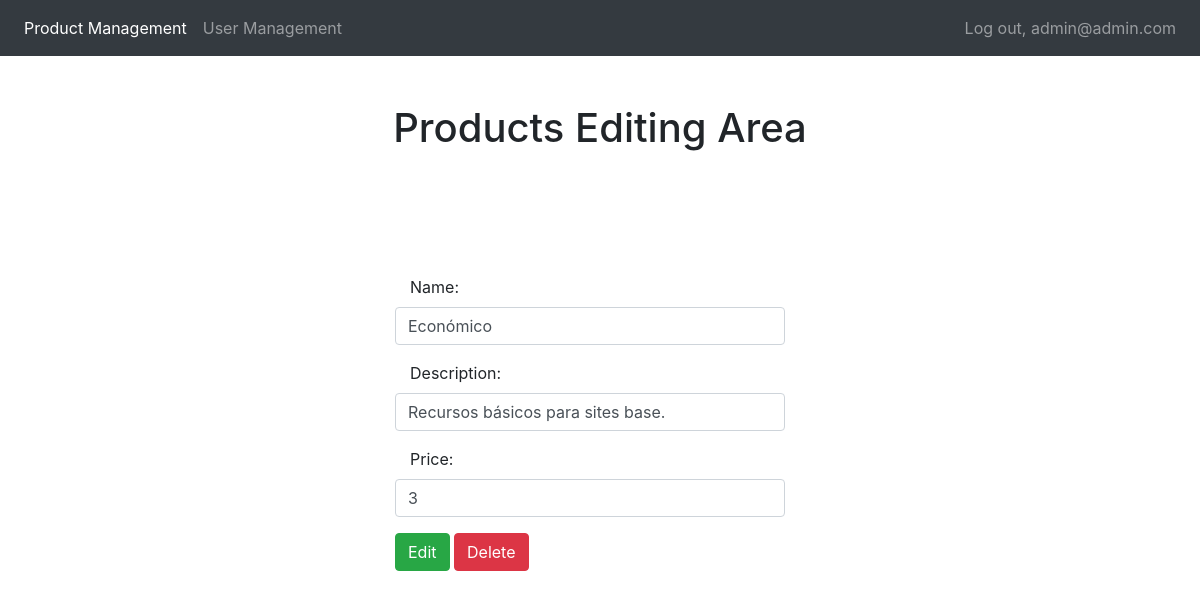
/admin/editProduct.php?id=27 (signed in), run on the app's committed database.
### tables this page shows
CREATE TABLE `products` (
  `idProd` int(50) NOT NULL,
  `nameProd` varchar(50) NOT NULL,
  `descriptionProd` text NOT NULL,
  `priceProd` int(50) NOT NULL
);

### admin/editProduct.php (the view, shortened to what this page needs)
<!DOCTYPE html>
<html lang="en">
<link rel="stylesheet" href="https://maxcdn.bootstrapcdn.com/bootstrap/4.5.2/css/bootstrap.min.css">
<?php
include '../util/head.php';
include '../util/conection.php';
$utl = $_SESSION['emailUser'];
$id = filter_input(INPUT_GET, 'id', FILTER_SANITIZE_NUMBER_INT);
$sql = "SELECT * FROM products WHERE idProd ='$id' ";
$result_user = mysqli_query($conn, $sql);
$result = mysqli_fetch_assoc($result_user);
?>
<body>
    <nav class="navbar navbar-expand-lg navbar-dark bg-dark">
        <ul class="navbar-nav mr-auto">
            <li class="nav-item active">
                <a class="nav-link" href="productManagement.php">Product Management</a>
            </li>
            <li class="nav-item">
                <a class="nav-link" href="userManagement.php">User Management</a>
            </li>
        </ul>
        <ul class="navbar-nav justify-content-end">
            <li class="nav-item">
                <a class="nav-link" href="../util/logout.php">Log out, <?php echo $utl ?> </a>
            </li>
        </ul>
    </nav>
    <main>
        <h1>Products Editing Area </h1>
        <div class="form-login">
            <form method="POST">
                <div class="form-group">
                    <label class="control-label col-sm-2" for="nameProd">Name:</label>
                    <input type="text" class="form-control" name="nameProd" value="<?php echo $result['nameProd'] ?>" id="nameProd">
                </div>
                <div class="form-group">
                    <label class="control-label col-sm-2" for="descriptionProd">Description:</label>
                    <input type="text" class="form-control" name="descriptionProd" value="<?php echo $result['descriptionProd'] ?>" id="descriptionProd">
                </div>
                <div class="form-group">
                    <label class="control-label col-sm-2" for="priceProd">Price:</label>
                    <input type="text" class="form-control" value="<?php echo $result['priceProd'] ?>" id="priceProd" name="priceProd">
                </div>
                <button type="submit" name="edit" class="btn btn-success">Edit</button>
                <button type="submit" name="delete" class="btn btn-danger">Delete</button>
            </form>
    </main>
</body>
</html>

### util/style.php (style rules this page uses)
h1 { text-align: center; margin: 2%; }
.form-login { width: 400px; left: 50%; margin: -130px 0 0 -210px; padding: 5px; position: absolute; top: 50%; }
main { margin: 1%; margin-top: 4%; }

### data on the page
products: nameProd "Económico", descriptionProd "Recursos básicos para sites base.", priceProd "3"

### other printed values
$utl "admin@admin.com"
